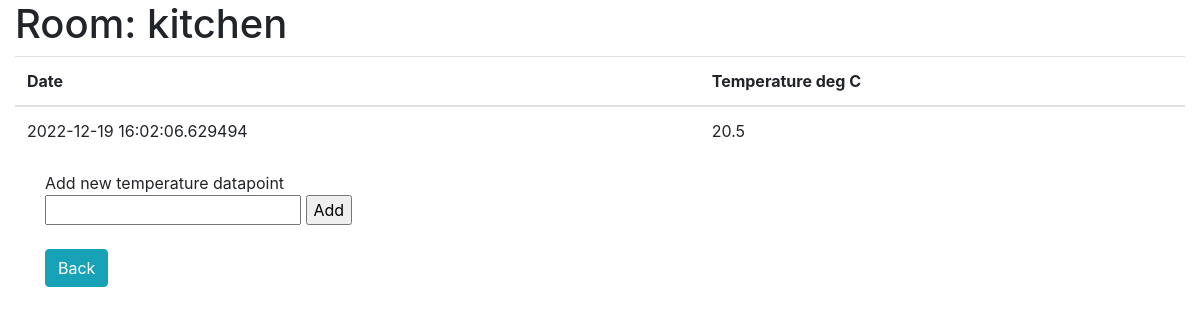
/temperatures/room/2, run on an earlier commit of the app's database.
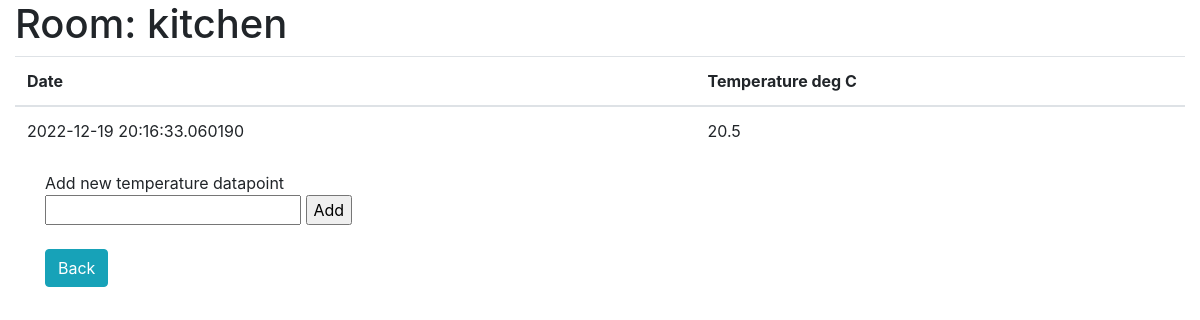
And on a later commit of the database.
### app.py (models this page shows, shortened)
class Rooms(db.Model):
    id = db.Column(db.Integer,primary_key=True)
    room_name = db.Column(db.String(200),nullable=False, unique=True)
    date = db.Column(db.DateTime, default=datetime.utcnow)
    room_id = db.relationship('Temperatures', cascade='all,delete' ,backref='rooms')

class Temperatures(db.Model):
    id = db.Column(db.Integer,primary_key=True)
    date = db.Column(db.DateTime, default=datetime.utcnow)
    temperature = db.Column(db.Float, nullable=False)
    room_id = db.Column(db.Integer,db.ForeignKey('rooms.id'), nullable=False)

### app.py (the view)
@app.route("/temperatures/room/<int:room_id>", methods=['GET'])
def get_room_temperatures(room_id):
    if request.method == "GET":
        room = Rooms.query.get_or_404(room_id)
        temps = Temperatures.query.with_entities(Temperatures.id,Temperatures.temperature,Temperatures.date)\
                        .join(Rooms, Temperatures.room_id == Rooms.id)\
                        .filter(Temperatures.room_id==room_id).all()
        date_values = [d.date.strftime("%Y-%m-%d %H:%M:%S") for d in temps ]
        temp_values = [d.temperature for d in temps]
        df = pd.DataFrame(list(zip(date_values, temp_values)),columns =['DateTime', 'Temperature'])
        fig = px.line(df, x='DateTime', y='Temperature')
        fig.update_layout({'plot_bgcolor':'rgba(0,0,0,0)','paper_bgcolor':'rgba(0,0,0,0)'})
        graphJSON = json.dumps(fig, cls=plotly.utils.PlotlyJSONEncoder)
        return render_template('room_temperatures.html',room_name=room.room_name,temperatures=temps,room_id=room_id,graphJSON=graphJSON)

### templates/room_temperatures.html (shortened to what this page needs)
{% extends 'base.html' %}
{% block body %}
<div class="container-fluid">
    <h1>Room: {{ room_name }}</h1>
    {% if temperatures|length < 1 %}
    <h4>No temperatures available for this room</h4>
    {% else %}
    <table class="table styled-table">
        <thead>
            <tr>
                <th>Date</th>
                <th>Temperature deg C</th>
            </tr>
        </thead>
        <tbody>
            {% for temp in temperatures %}
            <tr>
                <td>{{ temp.date }}</td>
                <td>{{ temp.temperature }}</td>
            </tr>
            {% endfor %}
        </tbody>
    </table>
    {% endif %}
    <div class="container">
        <div style="align-items: right;">
            Add new temperature datapoint
            <form class="form" action="/temperature/{{ room_id }}/9999.9" method="POST">
                <input class="add_text_input" type="number" step="any" name="temperature_value" id="temperature_value">
                <input class="add_btn_input" type="submit" value="Add">
            </form>
        </div>
    </div>
    <br>
    <div class="container">
        <a href="/rooms" class="btn btn-info">Back</a>
    </div>
</div>
{% endblock %}

### templates/base.html (shortened to what this page needs)
<!DOCTYPE html>
<html lang="en">
<head>
    <link rel="stylesheet" href="https://cdn.jsdelivr.net/npm/bootstrap@4.3.1/dist/css/bootstrap.min.css">
    <link rel="stylesheet" href="{{ url_for('static',filename='css/main.css') }}"/>
</head>
<body>
    {% block body %}{% endblock %}
</body>
</html>

What changed in the data, as far as the page shows it:
changed Temperatures: date "2022-12-19 16:02:06.629494" → "2022-12-19 20:16:33.060190"
